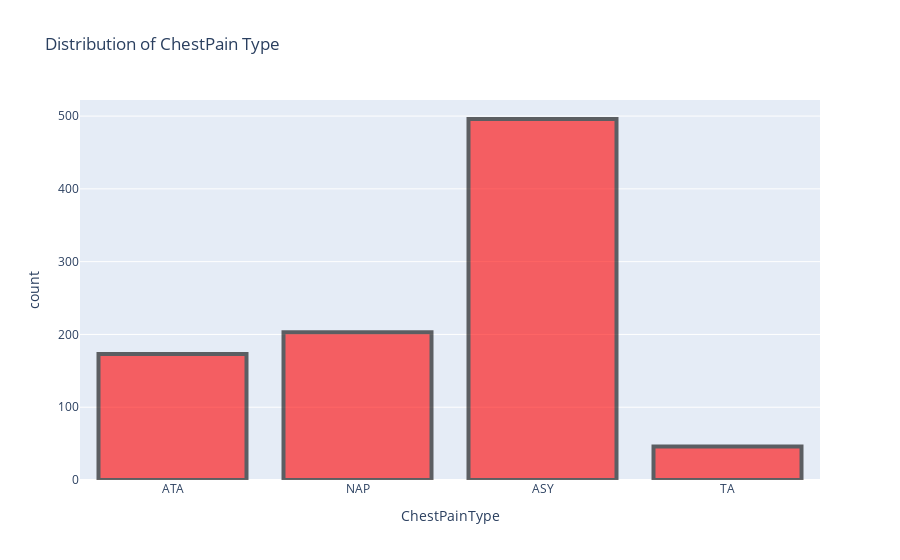

Source (notebook cell):
### Code cell
plt.figure(figsize=(20, 10))
fig = px.histogram(data_frame=df, x="ChestPainType", title="Distribution of ChestPain Type")
fig.update_traces(marker={"color": "red", "opacity": 0.6, "line": {"width": 4, "color": "black"}})
fig.show()

### Figure 1 — Plotly figure (JSON) as saved in the notebook; plotly's stock layout.template omitted (floating-point values rounded to 4 significant figures; data arrays with more than 128 entries replaced by an {"elided": "..."} marker saying what was removed)
{"data": [{"alignmentgroup": "True", "bingroup": "x", "hovertemplate": "ChestPainType=%{x}<br>count=%{y}<extra></extra>", "legendgroup": "", "marker": {"color": "red", "line": {"color": "black", "width": 4}, "opacity": 0.6, "pattern": {"shape": ""}}, "name": "", "offsetgroup": "", "orientation": "v", "showlegend": false, "type": "histogram", "x": {"elided": "918 str values"}, "xaxis": "x", "yaxis": "y"}], "layout": {"autosize": true, "barmode": "relative", "legend": {"tracegroupgap": 0}, "title": {"text": "Distribution of ChestPain Type"}, "xaxis": {"anchor": "y", "autorange": true, "domain": [0, 1], "range": [-0.5, 3.5], "title": {"text": "ChestPainType"}, "type": "category"}, "yaxis": {"anchor": "x", "autorange": true, "domain": [0, 1], "range": [0, 522.1], "title": {"text": "count"}}}}
